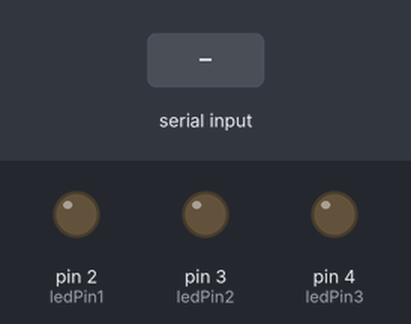
Simulated run of this sketch. Board: Arduino Uno, built with avr-gcc and run on an emulated ATmega328P. Shown: output pins drawn as LEDs (lit = HIGH). The test bench sets the inputs (shaded band).

Above: at 1.2 s.
1.3 s: byte 1 (1) received over Serial
At 1.6 s:
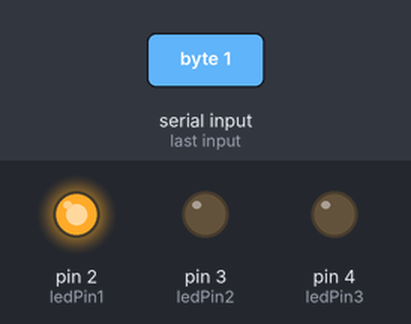
2.8 s: byte 2 (2) received over Serial
At 3.9 s:
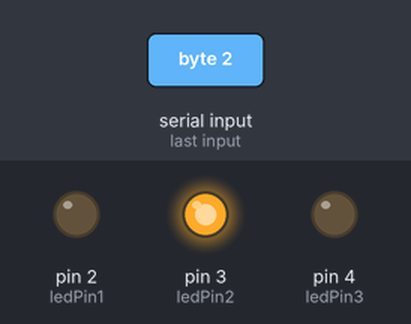
4.3 s: byte 3 (3) received over Serial
At 5.1 s:
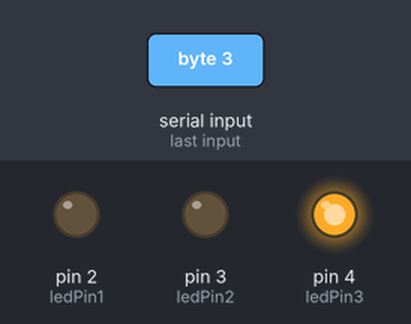
5.8 s: "1" received over Serial
At 6.2 s:
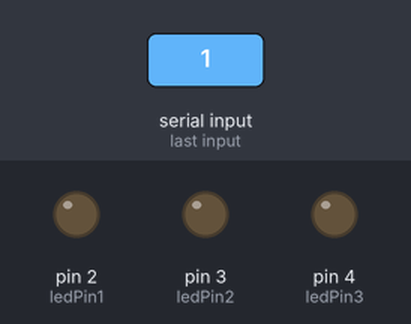
Timing chart, 0 to 8.3 s (numbered marks = the images above; inputs shaded):
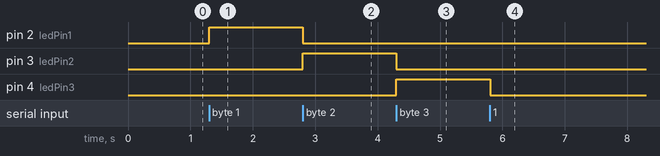

The sketch:

arduino_code.ino
```cpp
int ledPin1 = 2;
int ledPin2 = 3;
int ledPin3 = 4;

void setup() {
  pinMode(ledPin1, OUTPUT);  // sets the pin as output
  pinMode(ledPin2, OUTPUT);
  pinMode(ledPin3, OUTPUT);
  Serial.begin(9600);           // initialize serial communications
}

void loop() {
  if (Serial.available() > 0) { // if there's serial data available
    int inByte = Serial.read();   // read it
    if (inByte == 1) {
      digitalWrite(ledPin1, HIGH);
      digitalWrite(ledPin2, LOW);
      digitalWrite(ledPin3, LOW);
    }else if (inByte == 2) {
      digitalWrite(ledPin2, HIGH);
      digitalWrite(ledPin1, LOW);
      digitalWrite(ledPin3, LOW);
    } else if (inByte == 3) {
      digitalWrite(ledPin3, HIGH);
      digitalWrite(ledPin1, LOW);
      digitalWrite(ledPin2, LOW);
    } else {
      // Turn off all LEDs
      digitalWrite(ledPin1, LOW);
      digitalWrite(ledPin2, LOW);
      digitalWrite(ledPin3, LOW);
    }
  }
}
```

Measured:
- after the input at 1.3 s, pin 2 (ledPin1): LOW → HIGH at once
- after the input at 2.8 s, pin 2 (ledPin1): HIGH → LOW at once; pin 3 (ledPin2): LOW → HIGH at once
- after the input at 4.3 s, pin 3 (ledPin2): HIGH → LOW at once; pin 4 (ledPin3): LOW → HIGH at once
- after the input at 5.8 s, pin 4 (ledPin3): HIGH → LOW at once
